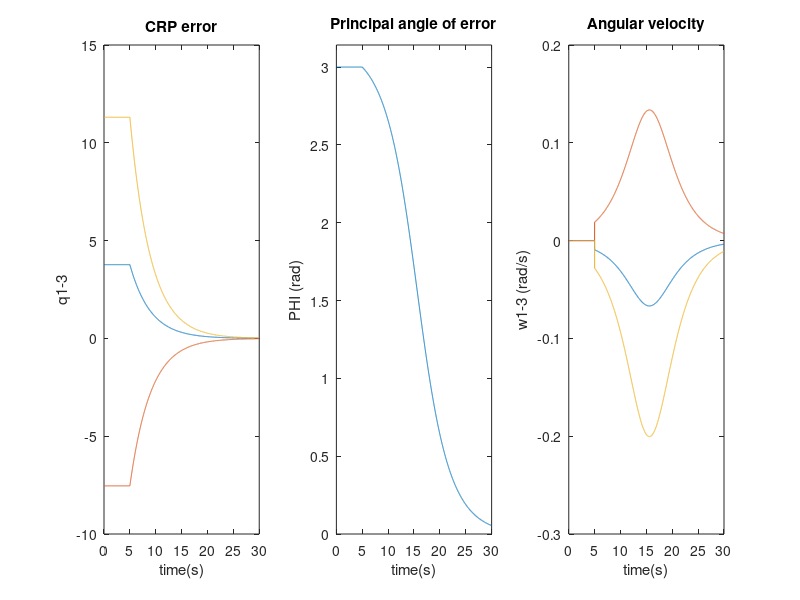

The MATLAB source for this figure:
function crp_integrator_control
global K
% Set up the time vector
ti0 = 0;
tif = 30;      
dt = .01;         
time = [ti0:dt:tif];

% Set up initial conditions
ICs = tan(3/2)*[1, -2, 3]/norm([1, -2, 3])
PHI0=acos((1-norm(ICs)^2)/(1+norm(ICs)^2))
x0 = ICs';
crp(1,:) = ICs;
dt2 = dt/2;
dt6 = dt/6; 

for i=2:length(time)
   
   t = time(i-1);
   tt = t + dt2;
   dxdt = deriv_crp(t,x0);
   x0t = x0 + dt2*dxdt;
   dx0t = deriv_crp(tt,x0t);
   x0t = x0 + dt2*dx0t;
   dxmold = deriv_crp(tt,x0t);
   x0t = x0 + dt*dxmold;
   dxm = dx0t + dxmold;
   dx0t = deriv_crp(t + dt, x0t);
   x0 = x0 + dt6*(dxdt + dx0t + 2*dxm);
   crp(i,:) = x0';
%   crp(i,:) = (x0+ref-cross(x0,ref))/(1-dot(x0,ref));
%   wvec(i,:)=-K*crp(i,:);% Linear CRP feedback
    wvec(i,:)=-K/(1+norm(x0)^2)*crp(i,:); % Nonlinear CRP feedback
end

figure()
subplot(1,3,1),plot(time, crp(:,1),time,crp(:,2),time,crp(:,3))
title('CRP error')
ylabel('q1-3')
xlabel('time(s)')
subplot(1,3,2),plot(time, acos((1.-(crp(:,1).^2+crp(:,2).^2+crp(:,3).^2))./(1.+crp(:,1).^2+crp(:,2).^2+crp(:,3).^2)))
axis([ti0, tif, 0, pi])
title('Principal angle of error')
xlabel('time(s)')
ylabel('PHI (rad)')
subplot(1,3,3),plot(time,wvec(:,1),time,wvec(:,2),time,wvec(:,3))
title('Angular velocity')
ylabel('w1-3 (rad/s)')
xlabel('time(s)')

end

function dcrp = deriv_crp(time, crp)
global K
q1 = crp(1);
q2 = crp(2);
q3 = crp(3);
qvec = [q1;q2;q3];

B(1,1) = 1+q1^2;
B(1,2) = q1*q2-q3;
B(1,3) = q1*q3+q2;
B(2,1) = q2*q1+q3;
B(2,2) = 1+q2^2;
B(2,3) = q2*q3-q1;
B(3,1) = q3*q1-q2;
B(3,2) = q3*q2+q1;
B(3,3) = 1+q3^2;

% Control law
K = 0; t1=5;
if (time>=t1)
    K = .5;
end
%omega = -K*qvec; % uncomment for linear CRP feedback
omega = -K/(1+norm(qvec)^2)*qvec; % Nonlinear CRP feedback

% Returns a vector of crp derivatives
dcrp = 0.5*B*omega;

end